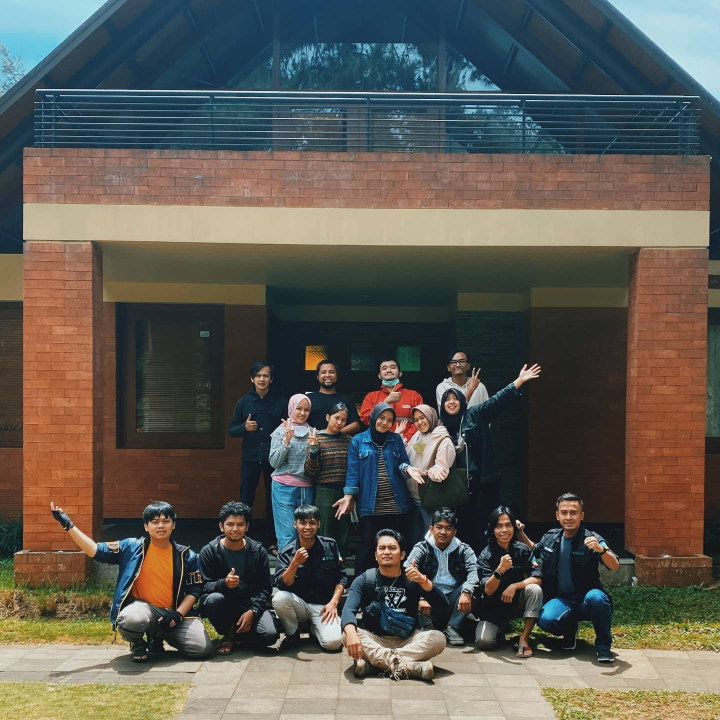
#> input picture images/people/ciheul.jpg, 1440 x 1440 px, found by its file name (shown at 1/2 size)
$ jupyter execute 103-ocv-basic.ipynb
#> lines starting #> are read from the running program, lines starting #| are printed output that depends on the picture; after the words box and inside, x2 and y2 are one past the last pixel; in counts of white or black regions, pixels touching at a corner belong together
Load image. Get image size. Render image in RGB format.

[cell 1]
# https://pyimagesearch.com/2018/07/19/opencv-tutorial-a-guide-to-learn-opencv/

import cv2
from matplotlib import pyplot as plt

# render image
def cv2_imshow(img):
    img_rgb = cv2.cvtColor(img, cv2.COLOR_BGR2RGB)
    plt.imshow(img_rgb)


# load image
image = cv2.imread("images/ciheul.jpg")
#> image is the input picture: shape (1440, 1440, 3); mean B, G, R 82.6, 90.3, 93.4

# image size
(h, w, d) = image.shape
#> h = 1440; w = 1440; d = 3
print("width={}, height={}, depth={}".format(w, h, d))
#| width=1440, height=1440, depth=3

cv2_imshow(image)

[cell 2]
# cari warna pixel pada x=50, y=100
(B, G, R) = image[100, 50]
#> B = 225; G = 197; R = 103
print("R={}, G={}, B={}".format(R, G, B))
#| R=103, G=197, B=225

[cell 3]
# cropping gambar (region of interest)
roi = image[980:1200, 700:1200]
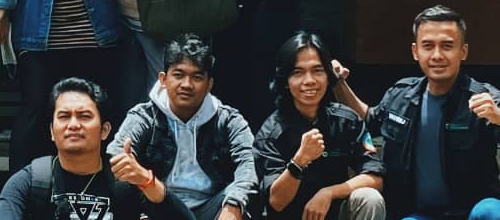
#> roi: shape (220, 500, 3); mean B, G, R 59.5, 58.1, 57.4
cv2_imshow(roi)

[cell 4]
resized = cv2.resize(image, (200, 200))
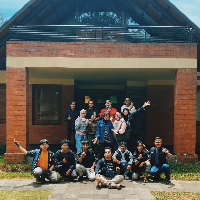
#> resized: shape (200, 200, 3); mean B, G, R 82.7, 90.3, 93.4
cv2_imshow(resized)

[cell 5]
r = 300.0 / w
#> r = 0.208
dim = (300, int(h * r))
#> dim = (300, 300)
resized_2 = cv2.resize(image, dim)
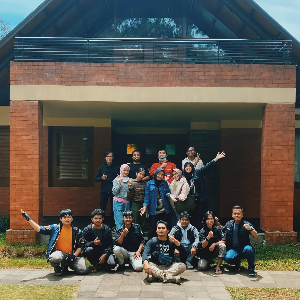
#> resized_2: shape (300, 300, 3); mean B, G, R 82.6, 90.3, 93.4
cv2_imshow(resized_2)

[cell 6]
center = (w // 2, h // 2)
#> center = (720, 720)
M = cv2.getRotationMatrix2D(center, -45, 1.0)
rotated = cv2.warpAffine(image, M, (w, h))
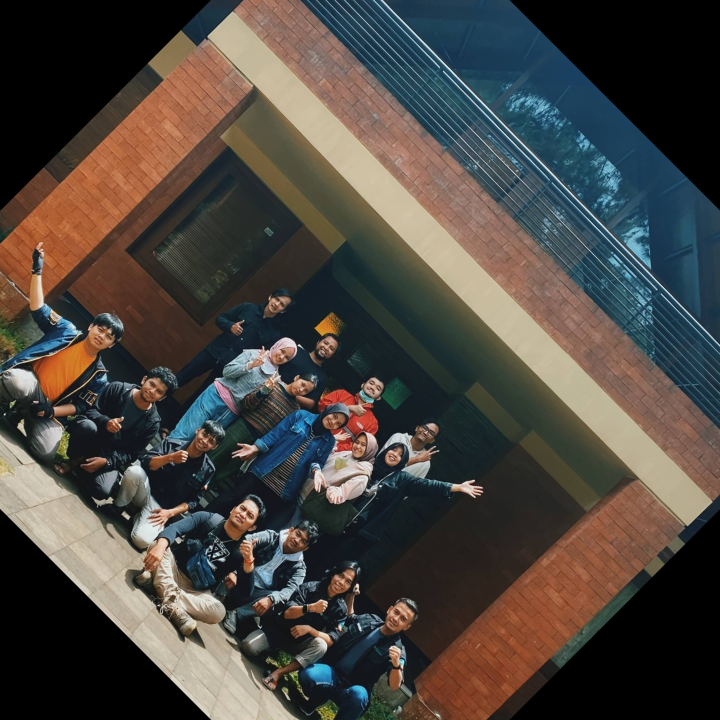
#> rotated: shape (1440, 1440, 3) (shown at 1/2 size); mean B, G, R 64, 69.4, 74.3
cv2_imshow(rotated)

[cell 7]
# blur gambar untuk mengurangi high-frequency noise
# sehingga algoritma lebih mudah untuk mendeteksi dan
# dan memahami konten aktual dari gambar
blurred = cv2.GaussianBlur(image, (11, 11), 0)
cv2_imshow(blurred)

[cell 8]
# gambar kotak merah
output = image.copy()
cv2.rectangle(output, (1100, 970), (1190, 1070), (0, 0, 255), 2)
cv2_imshow(output)

[cell 9]
# tambahkan text
output = image.copy()
cv2.putText(output, "Ciheul Technologies", (100, 100), cv2.FONT_HERSHEY_SIMPLEX,
            2.0, (0, 255, 0), 5)
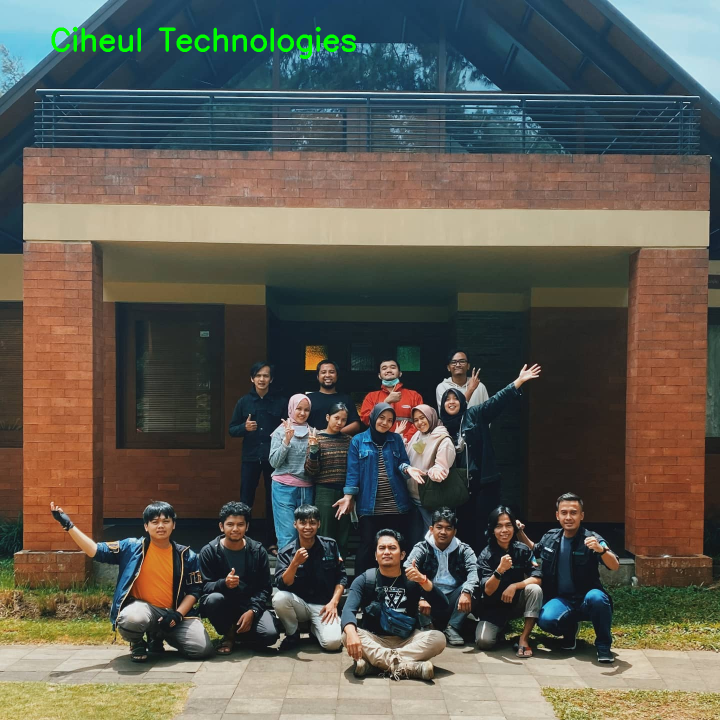
#> output: shape (1440, 1440, 3) (shown at 1/2 size); mean B, G, R 82.2, 91.1, 93.2
cv2_imshow(output)

$ run again, with images/people/crowd.jpg copied over images/people/ciheul.jpg
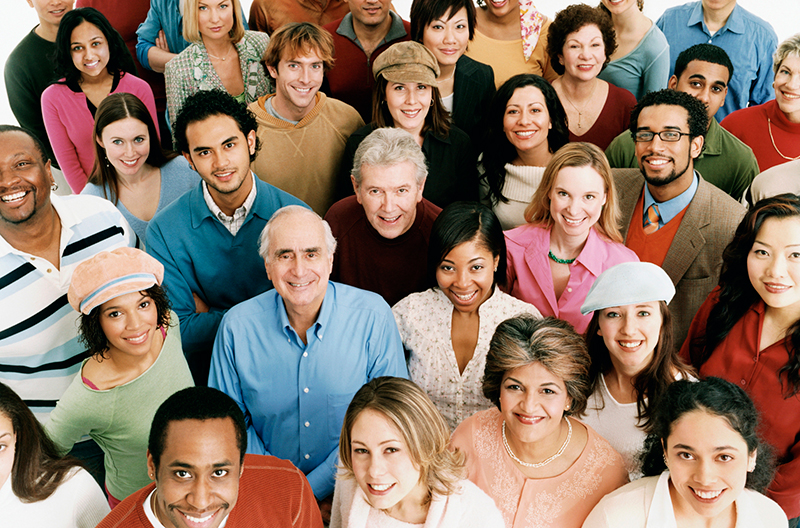
#> input picture images/people/crowd.jpg, 800 x 528 px, found by its file name
#> image is the input picture: shape (528, 800, 3); mean B, G, R 105.1, 119.9, 141.2
#| width=800, height=528, depth=3
#> B = 152; G = 107; R = 217
#| R=217, G=107, B=152
#> roi = empty array
#> img_rgb: shape (200, 200, 3)
#> img_rgb: shape (198, 300, 3)
#> `rotated = cv2.warpAffine(image, M, (w, h))`:
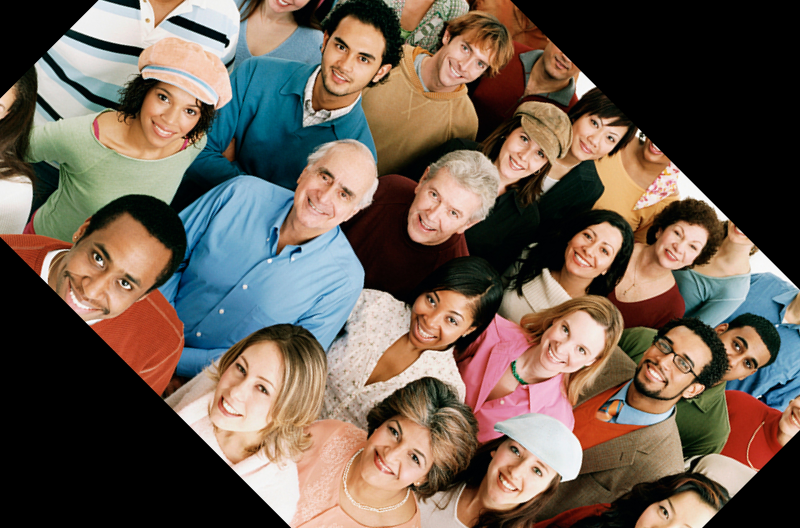
#> rotated: shape (528, 800, 3); mean B, G, R 81.8, 93.2, 107.5
#> img_rgb: shape (528, 800, 3)
#> `cv2.putText(output, "Ciheul Technologies", (100, 100), cv2.FONT_HERSHE..`:
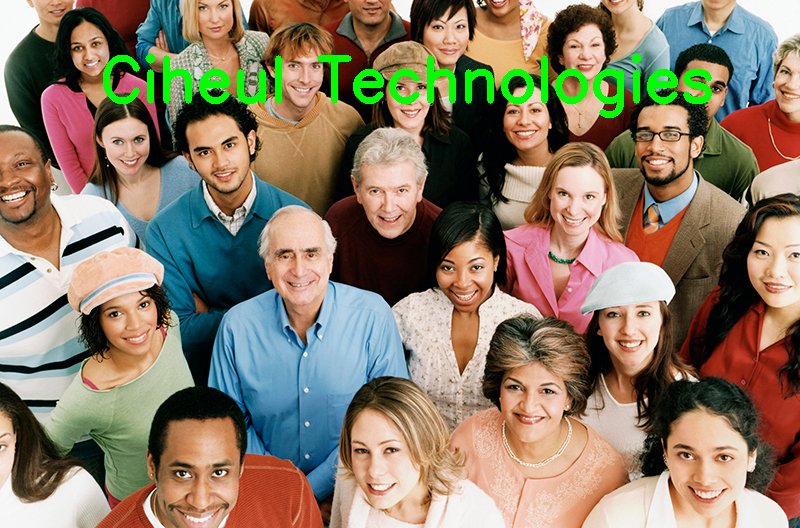
#> output: shape (528, 800, 3); 2.35% of pixels changed, all inside (x1, y1, x2, y2) = (103, 53, 712, 118)

$ run again, with images/people/elon.jpg copied over images/people/ciheul.jpg
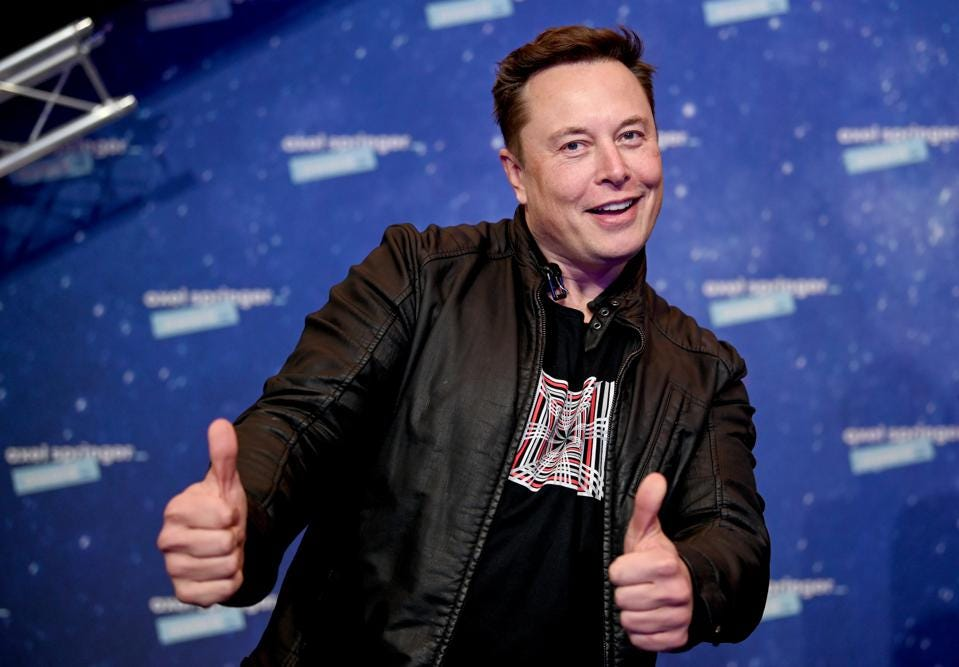
#> input picture images/people/elon.jpg, 959 x 667 px, found by its file name
#> image is the input picture: shape (667, 959, 3); mean B, G, R 101, 61.8, 55.5
#| width=959, height=667, depth=3
#> B = 124; G = 119; R = 120
#| R=120, G=119, B=124
#> roi = empty array
#> img_rgb: shape (200, 200, 3)
#> img_rgb: shape (208, 300, 3)
#> `rotated = cv2.warpAffine(image, M, (w, h))`:
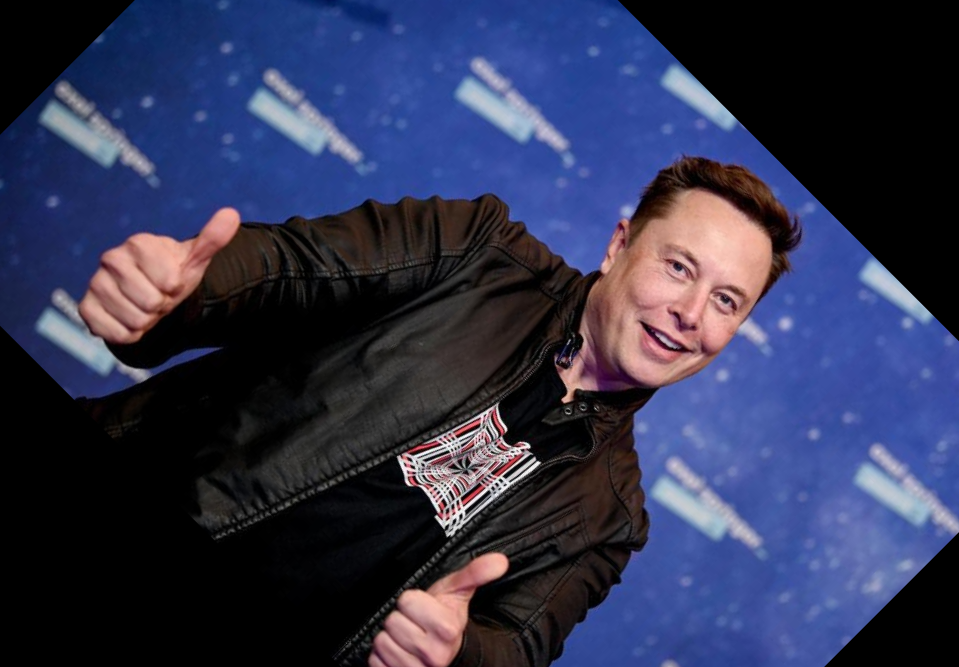
#> rotated: shape (667, 959, 3); mean B, G, R 80, 51.6, 48.1
#> img_rgb: shape (667, 959, 3)
#> `cv2.putText(output, "Ciheul Technologies", (100, 100), cv2.FONT_HERSHE..`:
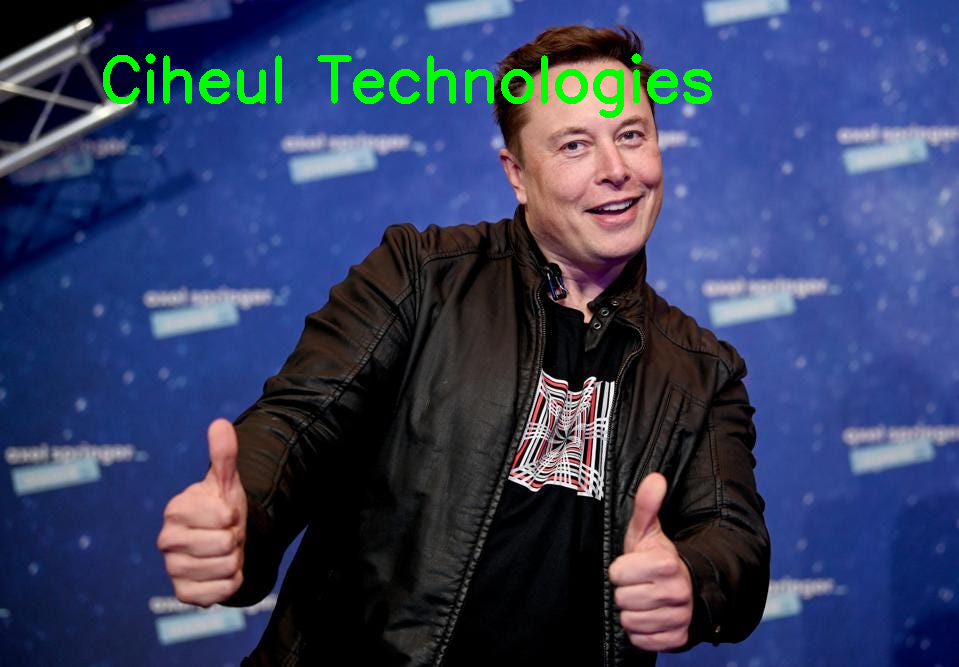
#> output: shape (667, 959, 3); 1.55% of pixels changed, all inside (x1, y1, x2, y2) = (103, 53, 712, 118)
